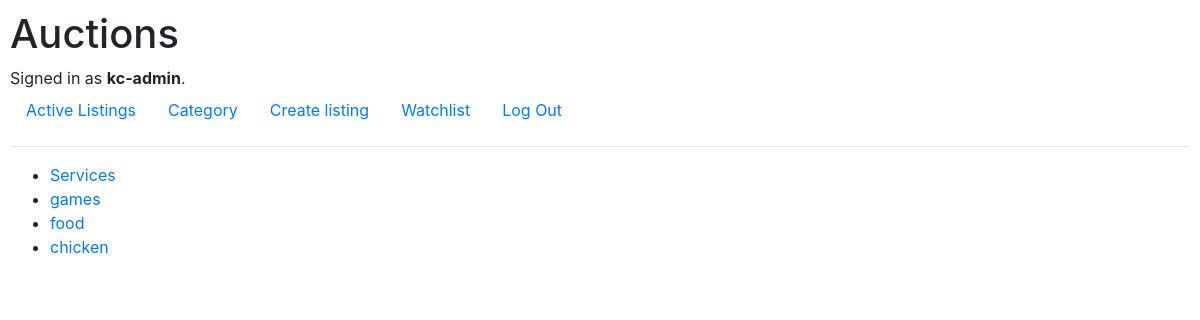
The page /category/selection (signed in) on the database its author committed.
### auctions/models.py (models this page shows, shortened)
class User(AbstractUser):
    pass

class Category(models.Model):
    name = models.CharField(max_length=64)

### auctions/views.py (the view)
# urls.py: path("category/<str:category>", views.category, name="category"),
def category(request, category):
    if category == "selection":
        selected_catagories = Category.objects.all()
        return render(request, 'auctions/category.html', {"categories":selected_catagories})
    else:
        category_object = Category.objects.get(name=category)
        selected_listings = ActiveListing.objects.filter(category=category_object)
        return render(request, 'auctions/index.html', {
            "classification":category.capitalize(),
            "listings":selected_listings})

### auctions/templates/auctions/category.html
{% extends 'auctions/layout.html' %}
{% block body %}
<ul>
  {% for category in categories %}
  <li>
    <a href="{% url 'category' category.name%}">{{category.name}}</a>
  </li>
  {% endfor %}
</ul>
{% endblock %}

### auctions/templates/auctions/layout.html (shortened to what this page needs)
{% load static %}
<!DOCTYPE html>
<html lang="en">
    <head>
        <link rel="stylesheet" href="https://stackpath.bootstrapcdn.com/bootstrap/4.4.1/css/bootstrap.min.css">
        <link href="{% static 'auctions/styles.css' %}" rel="stylesheet">
    </head>
    <body>
        <h1>Auctions</h1>
        <div>
            {% if user.is_authenticated %}
                Signed in as <strong>{{ user.username }}</strong>.
            {% else %}
                Not signed in.
            {% endif %}
        </div>
        <ul class="nav">
            <li class="nav-item">
                <a class="nav-link" href="{% url 'index' %}">Active Listings</a>
            </li>
            <li class="nav-item">
                <a class="nav-link" href="{% url 'category' 'selection' %}">Category</a>
            </li>
            <li class="nav-item">
                <a class="nav-link" href="{% url 'create_listing' %}">Create listing</a>
            </li>
            {% if user.is_authenticated %}
                <li class="nav-item">
                    <a class="nav-link" href="{% url 'watchlist' %}">Watchlist</a>
                </li>
                <li class="nav-item">
                    <a class="nav-link" href="{% url 'logout' %}">Log Out</a>
                </li>
            {% endif %}
        </ul>
        <hr>
        {% block body %}
        {% endblock %}
    </body>
</html>

### auctions/static/auctions/styles.css (style rules this page uses)
body { padding: 10px; }

### rows shown on the page
User: username "kc-admin"
Category: name "Services"
Category: name "games"
Category: name "food"
Category: name "chicken"
